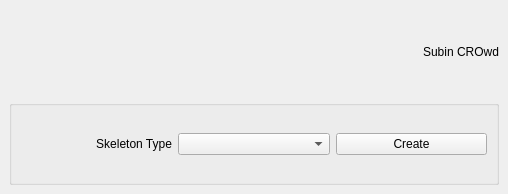
<?xml version="1.0" encoding="UTF-8"?>
<ui version="4.0">
 <class>MainWindow</class>
 <widget class="QMainWindow" name="MainWindow">
  <property name="geometry">
   <rect>
    <x>0</x>
    <y>0</y>
    <width>508</width>
    <height>194</height>
   </rect>
  </property>
  <property name="windowTitle">
   <string>MainWindow</string>
  </property>
  <widget class="QWidget" name="centralwidget">
   <layout class="QVBoxLayout" name="verticalLayout">
    <item>
     <widget class="QLabel" name="label">
      <property name="styleSheet">
       <string notr="true">font: 20pt &quot;Sans Serif&quot;;</string>
      </property>
      <property name="text">
       <string>Subin CROwd</string>
      </property>
      <property name="alignment">
       <set>Qt::AlignRight|Qt::AlignTrailing|Qt::AlignVCenter</set>
      </property>
     </widget>
    </item>
    <item>
     <widget class="QGroupBox" name="groupBox">
      <layout class="QGridLayout" name="gridLayout">
       <item row="0" column="0">
        <widget class="QLabel" name="label_2">
         <property name="text">
          <string>Skeleton Type</string>
         </property>
         <property name="alignment">
          <set>Qt::AlignRight|Qt::AlignTrailing|Qt::AlignVCenter</set>
         </property>
        </widget>
       </item>
       <item row="0" column="1">
        <widget class="QComboBox" name="comboBox"/>
       </item>
       <item row="0" column="2">
        <widget class="QPushButton" name="pushButton">
         <property name="text">
          <string>Create</string>
         </property>
        </widget>
       </item>
      </layout>
     </widget>
    </item>
   </layout>
  </widget>
  <widget class="QMenuBar" name="menubar">
   <property name="geometry">
    <rect>
     <x>0</x>
     <y>0</y>
     <width>508</width>
     <height>23</height>
    </rect>
   </property>
  </widget>
 </widget>
 <resources/>
 <connections/>
</ui>
